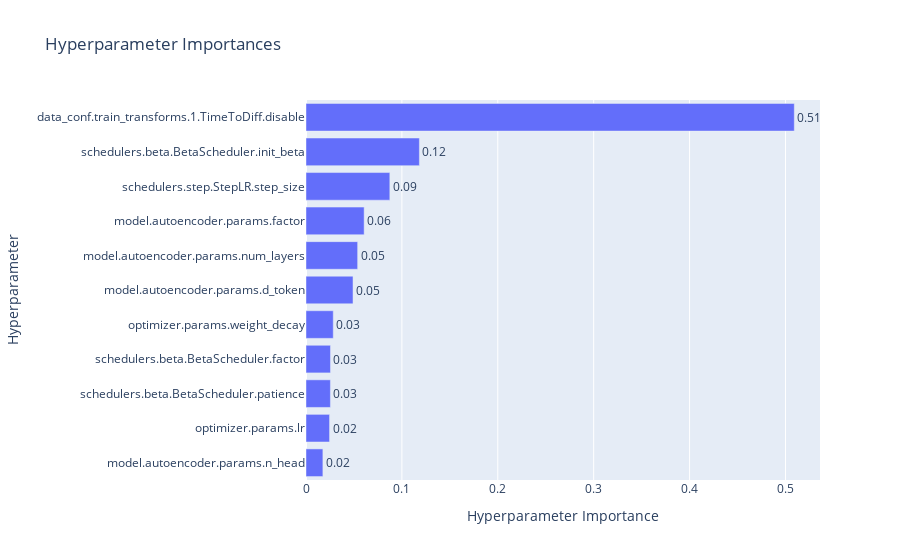

Here is the notebook cell this chart was saved with:
### Code cell
target = lambda t: (t.user_attrs["test_loss_mean"])
target_name = "target"
fig = optuna.visualization.plot_param_importances(study, target=target, target_name=target_name)
print(fig._data[0]["x"][::-1])
print(fig._data[0]["y"][::-1])
take = 7
params = fig._data[0]["y"][-take:]
not_imp = list(set([col.replace("params_", "") for col in col_params]) - set(params) - {"duration", "value", "system_attrs_fixed_params"})
fig

### Figure 1 — Plotly figure (JSON) as saved in the notebook; plotly's stock layout.template omitted (floating-point values rounded to 4 significant figures)
{"data": [{"cliponaxis": false, "hovertemplate": ["model.autoencoder.params.n_head (CategoricalDistribution): 0.017609254066019684<extra></extra>", "optimizer.params.lr (FloatDistribution): 0.024563897583124623<extra></extra>", "schedulers.beta.BetaScheduler.patience (IntDistribution): 0.025461602669520127<extra></extra>", "schedulers.beta.BetaScheduler.factor (FloatDistribution): 0.02553279025235239<extra></extra>", "optimizer.params.weight_decay (FloatDistribution): 0.02842741194260258<extra></extra>", "model.autoencoder.params.d_token (IntDistribution): 0.049028390043820085<extra></extra>", "model.autoencoder.params.num_layers (IntDistribution): 0.05386556220713082<extra></extra>", "model.autoencoder.params.factor (IntDistribution): 0.06063546510052492<extra></extra>", "schedulers.step.StepLR.step_size (IntDistribution): 0.08742343421916134<extra></extra>", "schedulers.beta.BetaScheduler.init_beta (FloatDistribution): 0.11824217066079121<extra></extra>", "data_conf.train_transforms.1.TimeToDiff.disable (CategoricalDistribution): 0.5092100212549523<extra></extra>"], "name": "target", "orientation": "h", "text": ["0.02", "0.02", "0.03", "0.03", "0.03", "0.05", "0.05", "0.06", "0.09", "0.12", "0.51"], "textposition": "outside", "type": "bar", "x": [0.01761, 0.02456, 0.02546, 0.02553, 0.02843, 0.04903, 0.05387, 0.06064, 0.08742, 0.1182, 0.5092], "y": ["model.autoencoder.params.n_head", "optimizer.params.lr", "schedulers.beta.BetaScheduler.patience", "schedulers.beta.BetaScheduler.factor", "optimizer.params.weight_decay", "model.autoencoder.params.d_token", "model.autoencoder.params.num_layers", "model.autoencoder.params.factor", "schedulers.step.StepLR.step_size", "schedulers.beta.BetaScheduler.init_beta", "data_conf.train_transforms.1.TimeToDiff.disable"]}], "layout": {"title": {"text": "Hyperparameter Importances"}, "xaxis": {"title": {"text": "Hyperparameter Importance"}}, "yaxis": {"title": {"text": "Hyperparameter"}}}}
